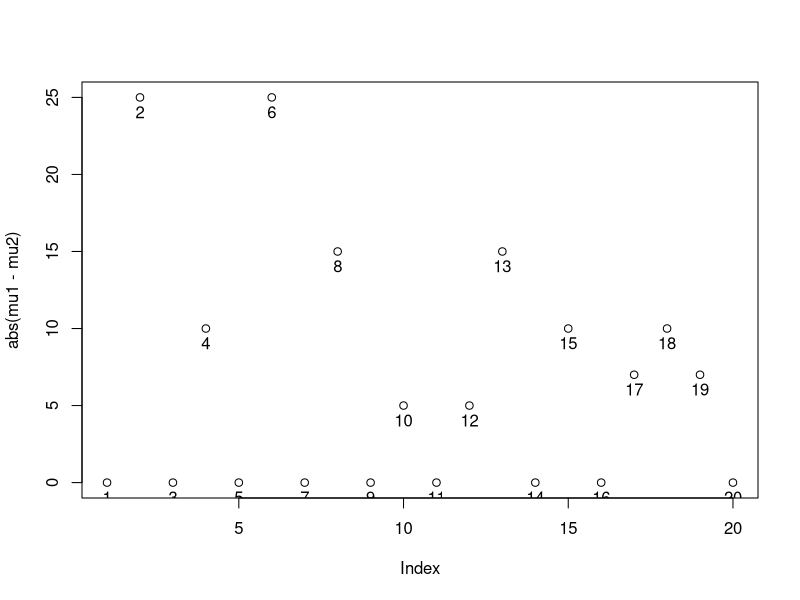

Source code (R): (Note: this script raises an error after producing the figure.)
##--Filename: CF_varsel.R
### Sampe covariance, diff mean 
mu <- c(rep(-10, 3), rep(-5, 2), rep(0, 10), rep(7, 3), rep(15, 2))
p <- length(mu)
set.seed(123)
mu1 <- sample(mu)
mu2 <- sample(mu)
plot(abs(mu1 - mu2))
text(1:p, abs(mu1 - mu2) , as.character(1:p), pos=1)

set.seed(1111)
X1 <- MASS::mvrnorm(500, mu1, diag(p))
X2 <- MASS::mvrnorm(700, mu2, diag(p))

forward_selection(X1, X2)
backward_selection(X1, X2)

### Same mean, diff covariance matrix
n1 <- 500; n2 <- 700
q1 <- 10
S <- diag(q1);
eigen(S, only.values = T)
set.seed(1234)
Y1 <- MASS::mvrnorm(n1, rep(0, q1), S)
Y2 <- MASS::mvrnorm(n2, rep(0, q1), S)
###
q2 <- p - q1
###
set.seed(123)
J <- c(0, 1, 2)
A <- matrix(sample(J, size = q2*q2, replace = T), nrow = q2, byrow = T)
diag(A)[diag(A) == 0] <- rep(1, sum(diag(A)==0))
S1 <- t(A) %*% A
set.seed(123)
X1 <- MASS::mvrnorm(n1, rep(0, q2), S1)
####
J <- c(-2, -1, 0, 1, 2)
set.seed(123)
A <- matrix(sample(J, size = q2*q2, replace = T), nrow = q1, byrow = T)
diag(A)[diag(A) <= 0] <- rep(1, sum(diag(A)==0))
S2 <- t(A) %*% A
set.seed(123)
X2 <- MASS::mvrnorm(n2, rep(0, q2), S2)

X1 <- cbind(Y1, X1)
X2 <- cbind(Y2, X2)
forward_selection(X1, X2)
backward_selection(X1, X2)

